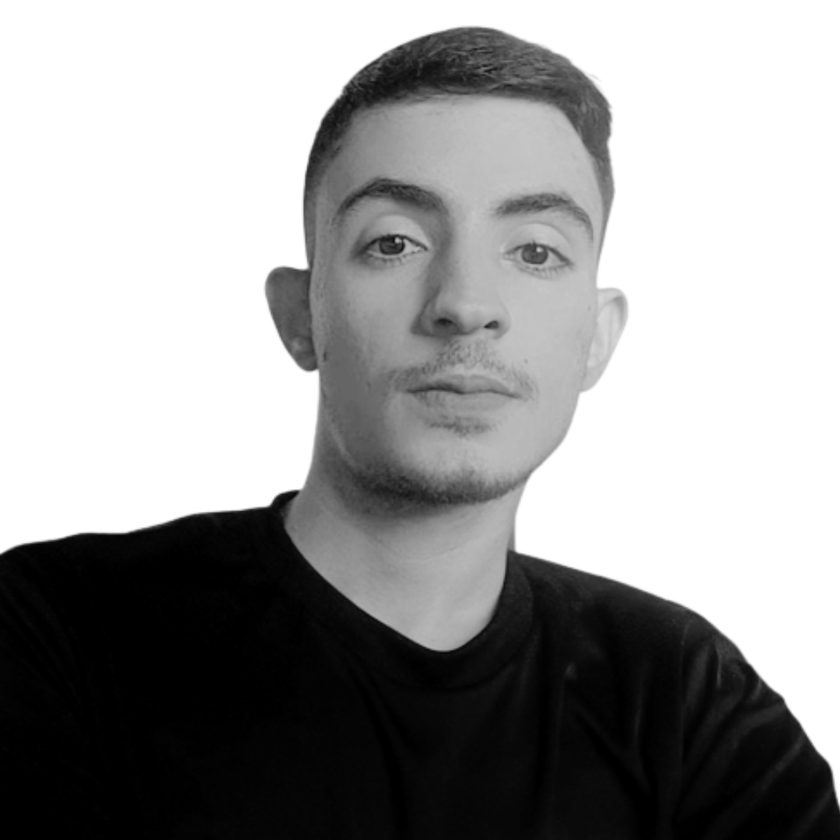
#> input picture Imagens/00_edilson.png, 840 x 840 px, shrunk from 1080 x 1080 before the run
$ jupyter execute 09_limiarizacao.ipynb
#> lines starting #> are read from the running program, lines starting #| are printed output that depends on the picture; after the words box and inside, x2 and y2 are one past the last pixel; in counts of white or black regions, pixels touching at a corner belong together
#### LIMIARIZAÇÃO

[cell 1]
import cv2
import numpy as np
import matplotlib.pyplot as plt

[cell 2]
# Carregando a imagem em escala de cinza
imagem = cv2.imread('Imagens/00_edilson.png', cv2.IMREAD_GRAYSCALE)
#> imagem: shape (840, 840); min 0, max 255, mean 154.6

# Definindo um valor de limiar
limiar = 127

# Obtendo as dimensões da imagem
altura, largura = imagem.shape
#> altura = 840; largura = 840

# Inciando a imagem limiarizada
imagem_limiarizada = np.zeros_like(imagem)

# Percorrendo a imagem e aplicando a limiarização manualmente
for i in range(altura):
    for j in range(largura):
        # Obtendo o valor do pixel na posição (i, j)
        valor_pixel = imagem[i, j]

        # Aplicando a limiarização
        if valor_pixel < limiar:
            imagem_limiarizada[i, j] = 0  # Pixel preto
        else:
            imagem_limiarizada[i, j] = 255  # Pixel branco
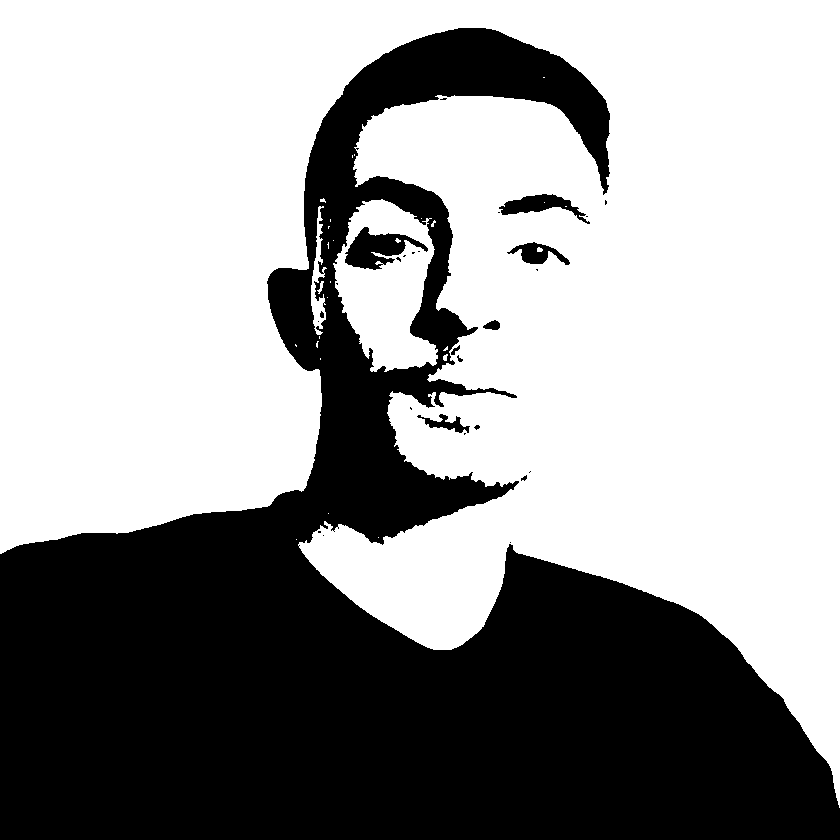
#> imagem_limiarizada: shape (840, 840); 61.5% white; 28 black regions (18 under 20 px), largest, box (x1, y1, x2, y2) and area: (0, 28, 840, 840) 267389, (345, 227, 428, 270) 1709, (499, 194, 590, 224) 1035

[cell 3]
# Salvando a imagem limiarizada em um arquivo
cv2.imwrite('Imagens/09_edilson_limiarizada.png', imagem_limiarizada)

# Mostrando a imagem limiarizada
plt.figure(figsize=(10, 5))
plt.subplot(1, 2, 1)
plt.imshow(imagem, cmap='gray')
plt.title('Imagem Original')
plt.subplot(1, 2, 2)
plt.imshow(imagem_limiarizada, cmap='gray')
plt.title('Imagem Limiarizada')
plt.show()
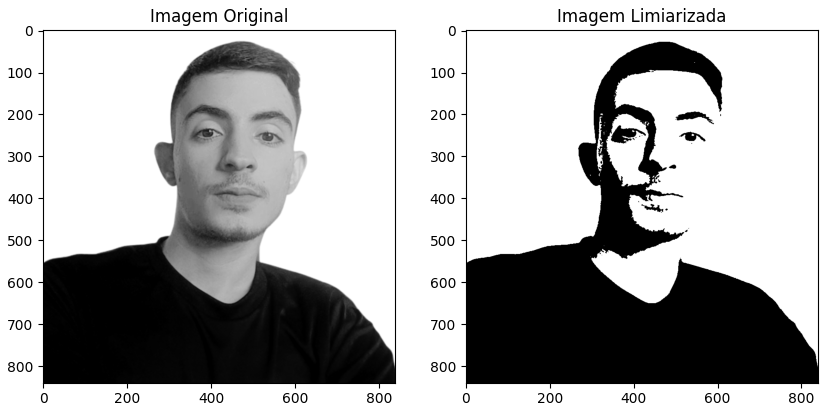
#> figure drawn by matplotlib, 2 panels

$ run again, with Imagens/01_edilson_media_mascara_15x15.png copied over Imagens/00_edilson.png
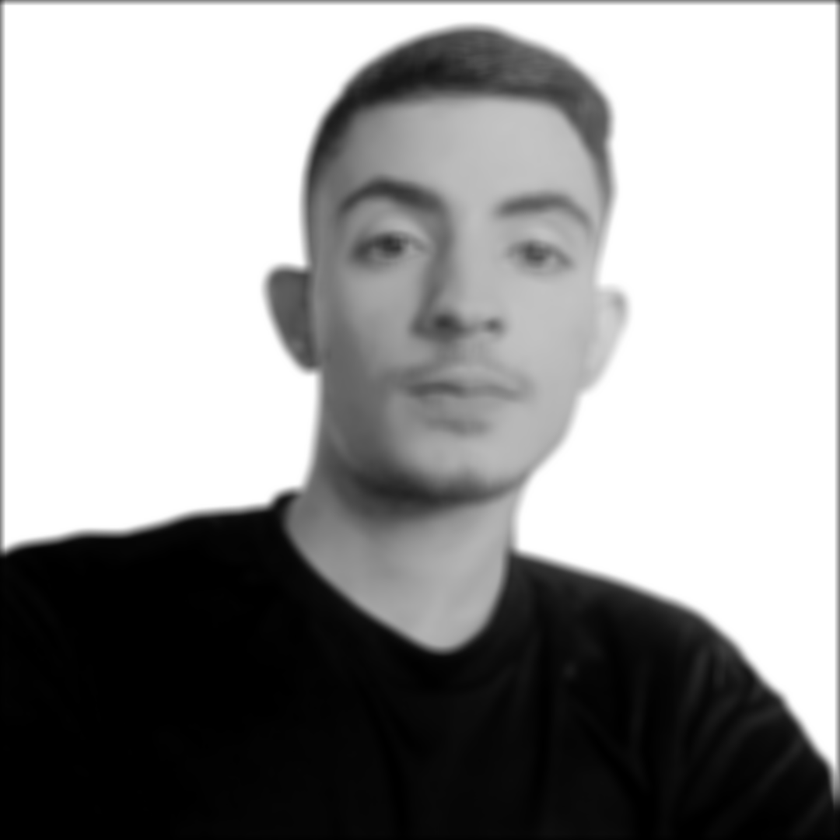
#> input picture Imagens/01_edilson_media_mascara_15x15.png, 840 x 840 px, shrunk from 1080 x 1080 before the run
#> imagem is the input picture: shape (840, 840); min 0, max 255, mean 153.2
#> after the loop `for i in range(altura):`:
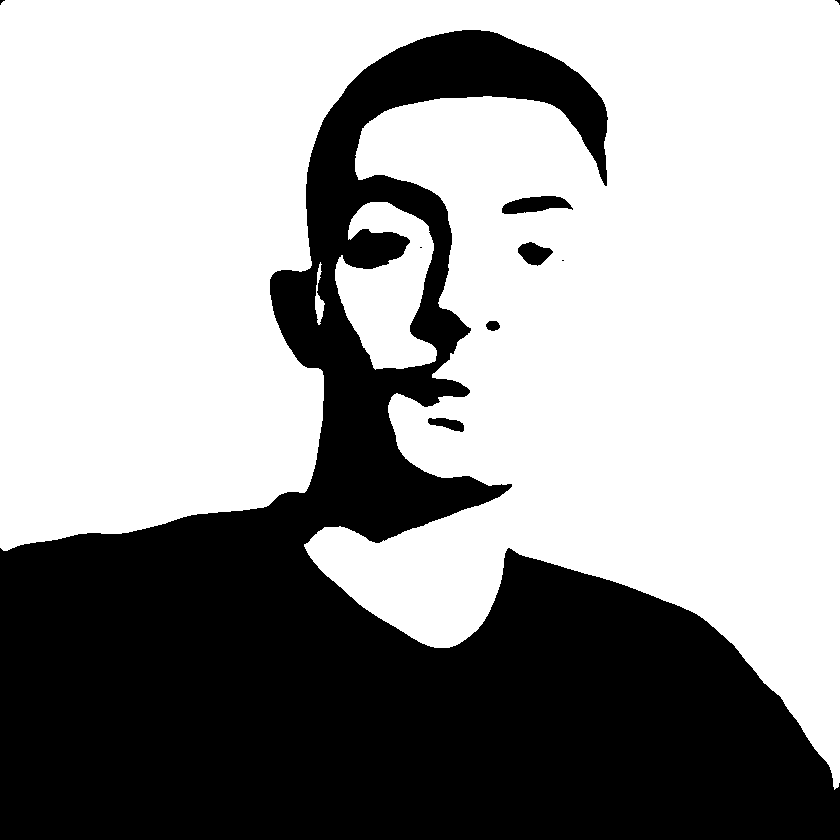
#> imagem_limiarizada: shape (840, 840); 61.6% white; 9 black regions (4 under 20 px), largest, box (x1, y1, x2, y2) and area: (0, 30, 840, 840) 269246, (502, 196, 573, 214) 838, (518, 242, 553, 266) 526, (428, 418, 464, 432) 303, (486, 321, 500, 331) 110
#> `plt.show()`:
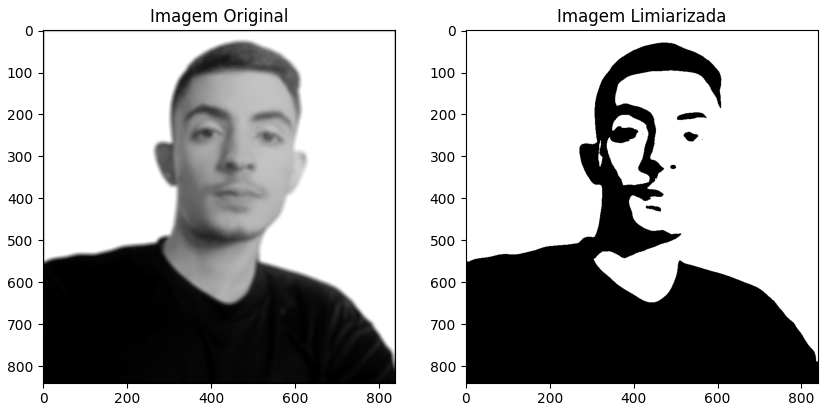
#> figure drawn by matplotlib, 2 panels
